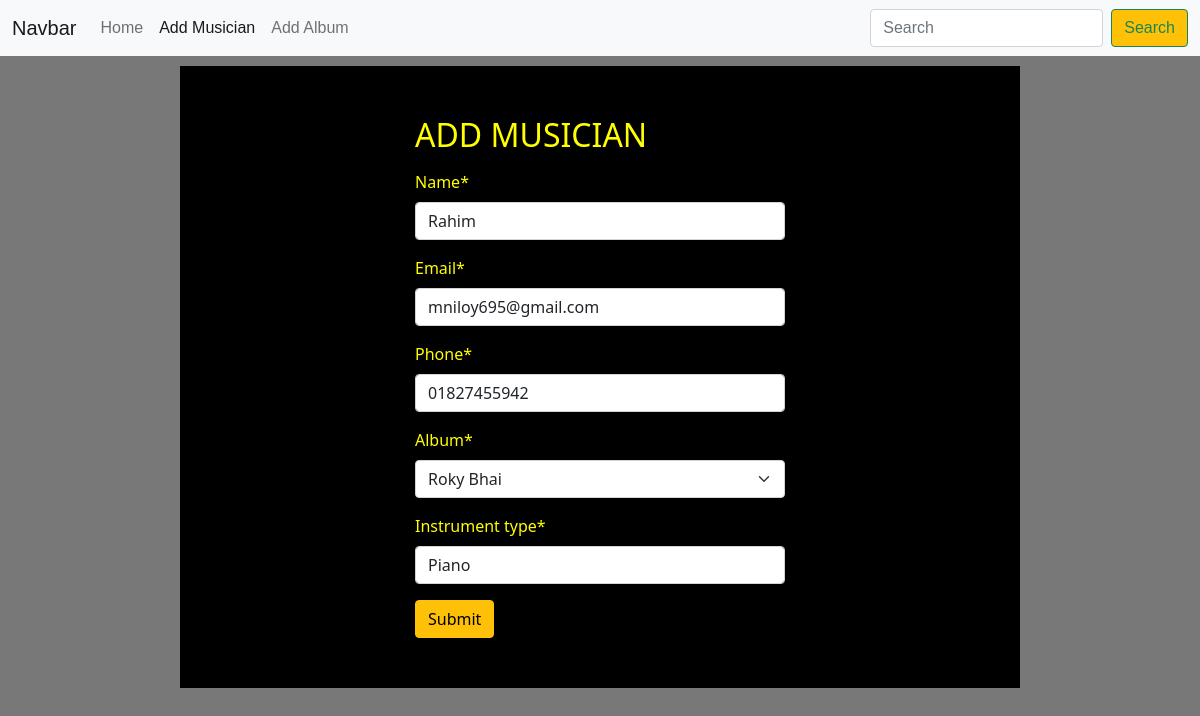
Screenshot of /musician/edit/12 with the database file from the repository.
### musician/models.py (models this page shows, shortened)
class Musician_Model(models.Model):
    name=models.CharField(max_length=100)
    email=models.EmailField(max_length=100)
    phone=models.CharField(max_length=11)
    album=models.ForeignKey(Album_Model,on_delete=models.SET_NULL,null=True)
    Instrument_type=models.CharField(max_length=200)

### Album/models.py (models this page shows)
class Album_Model(models.Model):
    name=models.CharField(max_length=100)
    album_release_date=models.DateField(auto_now_add=True)
    RATING_CHOICES = [
        (1, '1'),
        (2, '2'),
        (3, '3'),
        (4, '4'),
        (5, '5'),
    ]
    Rating=models.IntegerField(choices=RATING_CHOICES)
    def __str__(self) -> str:
        return self.name

### musician/views.py (the view)
# urls.py: path('edit/<int:id>',views.edit_musician,name='edit_musician'),
def edit_musician(request,id):
    musician_object=Musician_Model.objects.all().get(pk=id)
    add_musician_form=MusicianForm(instance=musician_object)
    if request.method=='POST':
        add_musician_form=MusicianForm(request.POST,instance=musician_object)
        if add_musician_form.is_valid():
            add_musician_form.save()
            return redirect('add_musician')
    return render(request,'musician.html',{'form':add_musician_form})

### musician/forms.py
class MusicianForm(forms.ModelForm):
    class Meta:
        model=Musician_Model
        fields='__all__'

### musician/templates/musician.html (shortened to what this page needs)
{% extends "base.html" %}
{% load crispy_forms_tags %}
{% block content %}
<div class='box'>
    <form style='width: 50%; margin:auto' action="" method='post'>
         <h2 class='pb-2'>ADD MUSICIAN</h2>
        {{form | crispy}}
        <button class='btn btn-warning'>Submit</button>
    </form>
</div>
{% endblock content %}

### static/style.css (style rules this page uses)
.box { background-color: black; width: 70%; padding: 50px; margin: auto; margin-top: 10px; color: yellow; }
body { background-color: rgba(0, 0, 0, 0.531); }

### rows the page displays
Musician_Model: name "Rahim", email "mniloy695@gmail.com", phone "01827455942", album "Roky Bhai", Instrument_type "Piano"
